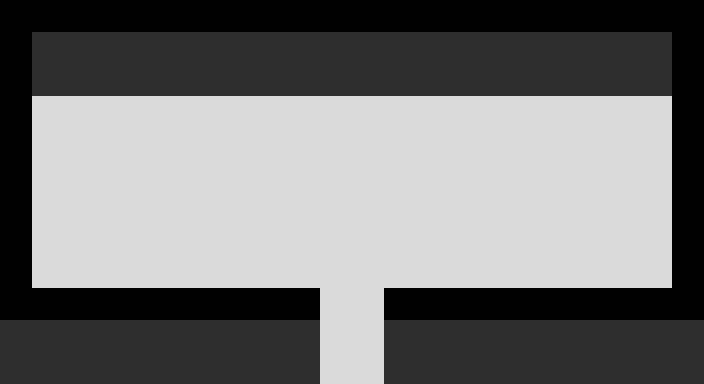

This game map was drawn from its Tiled (.tmx) file and the tilesets committed beside it. A one-line description and the trimmed map source follow:
An orthogonal 22x12 tile map with 32x32 px tiles, 1 tile layer (map) and 3 objects (Door, Spawn, NPC).

<map version="1.0" orientation="orthogonal" width="22" height="12" tilewidth="32" tileheight="32">
 <tileset firstgid="1" name="BlackAndWhite" tilewidth="32" tileheight="32">
  <image source="img/BlackAndWhite.png" width="320" height="32" />
  <tile id="0">
   <properties>
    <property name="solid" value="true" />
   </properties>
  </tile>
  <tile id="2">
   <properties>
    <property name="solid" value="true" />
   </properties>
  </tile>
  <tile id="7">
   <properties>
    <property name="solid" value="false" />
   </properties>
  </tile>
  <tile id="9">
   <properties>
    <property name="solid" value="false" />
   </properties>
  </tile>
 </tileset>
 <layer name="map" width="22" height="12">
  <data>[264 cells, 264 non-empty, 3 distinct tile ids]</data>
 </layer>
 <objectgroup name="objects" width="22" height="12">
  <object name="Door" x="320" y="352" width="64" height="32">
   <properties>
    <property name="to" value="town" />
   </properties>
  </object>
  <object name="Spawn" x="320" y="256" width="64" height="32">
   <properties>
    <property name="from" value="town" />
   </properties>
  </object>
  <object name="NPC" x="512" y="128" width="32" height="32">
   <properties>
    <property name="dialog" value="13" />
    <property name="id" value="5" />
   </properties>
  </object>
 </objectgroup>
</map>
